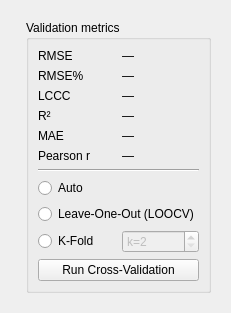
         <widget class="QWidget" name="tabOKValidation">
          <attribute name="title">
           <string>Validation</string>
          </attribute>
          <layout class="QVBoxLayout" name="verticalLayoutOKValid">
           <item>
            <layout class="QHBoxLayout" name="horizontalLayoutOKValid">
             <item>
              <layout class="QVBoxLayout" name="layoutCanvasOKValidation">
               <item>
                <widget class="QWidget" name="CV_Kriging_widget" native="true">
                 <layout class="QGridLayout" name="gridLayout">
                  <item row="0" column="0">
                   <widget class="QWidget" name="canvasOKValidation" native="true"/>
                  </item>
                  <item row="0" column="1">
                   <widget class="QGroupBox" name="groupOKMetrics">
                    <property name="title">
                     <string>Validation metrics</string>
                    </property>
                    <layout class="QGridLayout" name="gridOKMetrics">
                     <item row="0" column="1">
                      <widget class="QLabel" name="valOKRMSE">
                       <property name="text">
                        <string>—</string>
                       </property>
                      </widget>
                     </item>
                     <item row="6" column="0">
                      <widget class="QLabel" name="lblvalOKPearsonR">
                       <property name="text">
                        <string>Pearson r</string>
                       </property>
                      </widget>
                     </item>
                     <item row="2" column="1">
                      <widget class="QLabel" name="valOKRMSEpct">
                       <property name="text">
                        <string>—</string>
                       </property>
                      </widget>
                     </item>
                     <item row="10" column="0">
                      <widget class="QRadioButton" name="radCV_OK_Kfold">
                       <property name="text">
                        <string>K-Fold</string>
                       </property>
                      </widget>
                     </item>
                     <item row="3" column="1">
                      <widget class="QLabel" name="valOKLCCC">
                       <property name="text">
                        <string>—</string>
                       </property>
                      </widget>
                     </item>
                     <item row="10" column="1">
                      <widget class="QSpinBox" name="spin_k_ok">
                       <property name="enabled">
                        <bool>false</bool>
                       </property>
                       <property name="prefix">
                        <string>k=</string>
                       </property>
                       <property name="minimum">
                        <number>2</number>
                       </property>
                       <property name="maximum">
                        <number>100</number>
                       </property>
                      </widget>
                     </item>
                     <item row="2" column="0">
                      <widget class="QLabel" name="lblvalOKRMSEpct">
                       <property name="text">
                        <string>RMSE%</string>
                       </property>
                      </widget>
                     </item>
                     <item row="8" column="0">
                      <widget class="QRadioButton" name="radCV_OK_Auto">
                       <property name="text">
                        <string>Auto</string>
                       </property>
                      </widget>
                     </item>
                     <item row="4" column="1">
                      <widget class="QLabel" name="valOKR2">
                       <property name="text">
                        <string>—</string>
                       </property>
                      </widget>
                     </item>
                     <item row="5" column="1">
                      <widget class="QLabel" name="valOKMAE">
                       <property name="text">
                        <string>—</string>
                       </property>
                      </widget>
                     </item>
                     <item row="0" column="0">
                      <widget class="QLabel" name="lblvalOKRMSE">
                       <property name="text">
                        <string>RMSE</string>
                       </property>
                      </widget>
                     </item>
                     <item row="5" column="0">
                      <widget class="QLabel" name="lblvalOKMAE">
                       <property name="text">
                        <string>MAE</string>
                       </property>
                      </widget>
                     </item>
                     <item row="9" column="0" colspan="2">
                      <widget class="QRadioButton" name="radCV_OK_LOOCV">
                       <property name="text">
                        <string>Leave-One-Out (LOOCV)</string>
                       </property>
                      </widget>
                     </item>
                     <item row="6" column="1">
                      <widget class="QLabel" name="valOKPearsonR">
                       <property name="text">
                        <string>—</string>
                       </property>
                      </widget>
                     </item>
                     <item row="3" column="0">
                      <widget class="QLabel" name="lblvalOKLCCC">
                       <property name="text">
                        <string>LCCC</string>
                       </property>
                      </widget>
                     </item>
                     <item row="4" column="0">
                      <widget class="QLabel" name="lblvalOKR2">
                       <property name="text">
                        <string>R²</string>
                       </property>
                      </widget>
                     </item>
                     <item row="7" column="0" colspan="2">
                      <widget class="Line" name="line_2">
                       <property name="orientation">
                        <enum>Qt::Horizontal</enum>
                       </property>
                      </widget>
                     </item>
                     <item row="11" column="0" colspan="2">
                      <widget class="QPushButton" name="btn_OKRunCV">
                       <property name="text">
                        <string>Run Cross-Validation</string>
                       </property>
                      </widget>
                     </item>
                    </layout>
                   </widget>
                  </item>
                 </layout>
                </widget>
               </item>
              </layout>
             </item>
            </layout>
           </item>
          </layout>
         </widget>
